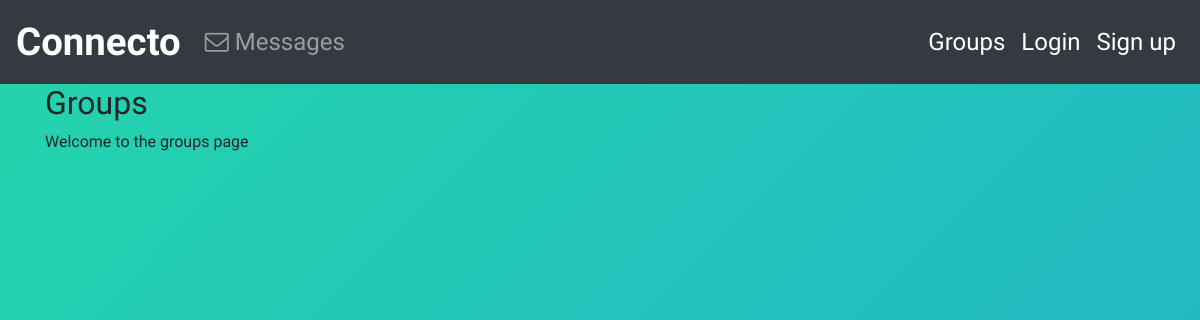
Before: /group/ with the older database file.
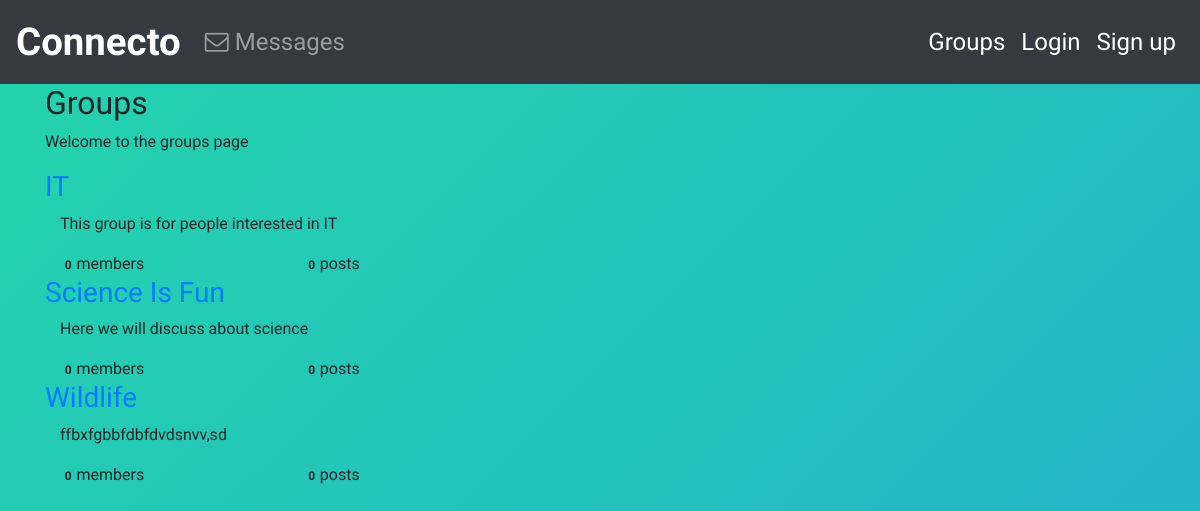
After: the same page with the newer database file.
### groups/models.py (models this page shows, shortened)
class Group(models.Model):
    name=models.CharField(max_length=250,unique=True)
    slug=models.SlugField(allow_unicode=True,unique=True)
    description=models.TextField(blank=True,default='')
    description_html=models.TextField(editable=False,default='',blank=True)
    members=models.ManyToManyField(User,related_name="Memberships")
    class Meta:
        ordering =['name']

### groups/views.py (the view)
# urls.py: path('',Listgroup.as_view(),name="all"),
class Listgroup(ListView):
    model=Group

### groups/templates/groups/group_list.html (shortened to what this page needs)
{% extends "groups/group_base.html"%}
{% block pregroup %}
    <div class="col-md-8">
        <div class="content">
    <h2> Groups </h2>
    <p> Welcome to the groups page </p>
    </div>
    </div>
{% endblock %}
{% block group_content %}
    <div class="col-md-8">
        <div class="list-group">
            {% for group in object_list %}
                <a href="{% url "groups:single" slug=group.slug%}">
                    <h3> {{group.name}}</h3>
                </a>
            <div class="container-fluid">
            {{group.description_html|safe}}
            <div class="row">
                <div class="col-md-4">
                    <span class="badge"> {{group.members.count}}</span>member{{group.members.count|pluralize}}
                </div>
                <div class="col-md-4">
                    <span class="badge"> {{group.posts.count}}</span>post{{group.posts.count|pluralize}}
                </div>
            </div>
        </div>
        {% endfor %}
    </div>
</div>
{% endblock %}

### groups/templates/groups/group_base.html (shortened to what this page needs)
{% extends "base.html"%}
{% block content %}
<div class="container">
    <div class="row">
     {% block pregroup%} {% endblock %}
     {% block group_content%} {% endblock %}
    </div>
</div>
{% endblock %}

### templates/base.html (shortened to what this page needs)
{% load static %}
<!doctype html>
<html lang="en">
  <head>
    <link href="//maxcdn.bootstrapcdn.com/bootstrap/4.1.1/css/bootstrap.min.css" rel="stylesheet" id="bootstrap-css">
    <link rel="stylesheet" href={% static "css/base.css"%}>
    <link rel="stylesheet" href="https://cdnjs.cloudflare.com/ajax/libs/font-awesome/4.7.0/css/font-awesome.min.css">
    </head>
    <body>
  <nav class="navbar navbar-icon-top navbar-expand-lg navbar-dark bg-dark">
  <a class="navbar-brand" href={% url "home"%}>Connecto</a>
  <div class="collapse navbar-collapse" id="navbarSupportedContent">
    <ul class="navbar-nav mr-auto">
      <li class="nav-item">
        <a class="nav-link" href="#">
          <i class="fa fa-envelope-o">
          </i>
          Messages
        </a>
      </li>
    </ul>
    {% if user.is_authenticated %}
   <ul class="navbar-nav navbar-right">
      <li class="nav-item active">
        <a class="nav-link" href="{% url "posts:all" %}">
          Posts
          </a>
      </li>
        <li class="nav-item active">
        <a class="nav-link" href="{% url "groups:all"%}">
        Groups
          </a>
      </li>
        <li class="nav-item active">
        <a class="nav-link" href="{% url "posts:create"%}">
         Create group
          </a>
      </li>
        <li class="nav-item active">
        <a class="nav-link" href={% url "accounts:logout"%}>
         Logout
          </a>
      </li>
    </ul>
      {% else %}
     <ul class="navbar-nav navbar-right">
      <li class="nav-item active">
        <a class="nav-link" href="{% url "groups:all"%}">
        Groups
          </a>
      </li>
        <li class="nav-item active">
        <a class="nav-link" href={% url "accounts:login"%}>
         Login
      </li>
        <li class="nav-item active">
        <a class="nav-link" href={% url "accounts:signup"%}>
         Sign up
      </li>
    </ul>
    {% endif %}
  </div>
</nav>
 {% block content%}
    {% endblock %}
  </body>
</html>

### static/css/base.css (style rules this page uses)
body { font-family: 'Source Sans Pro', sans-serif; width: 100wh; height: 90vh; background: linear-gradient(-45deg, #EE7752, #E73C7E, #23A6D5, #23D5AB); background-size: 400% 400%; -webkit-animation: Gradient 15s ease infinite; -moz-animation: Gradient 15s ease infinite; animation: Gradient 15s ease infinite; }
.navbar-brand { font-size: 1.6em; color: orange ; font-weight: bold; }
nav { font-size: 1.5em; }

Changed rows visible on the page:
added Group: name "IT", description_html "This group is for people interested in IT", members.count "0", posts.count "0"
added Group: name "Science Is Fun", description_html "Here we will discuss about science", members.count "0", posts.count "0"
added Group: name "Wildlife", description_html "ffbxfgbbfdbfdvdsnvv,sd", members.count "0", posts.count "0"
